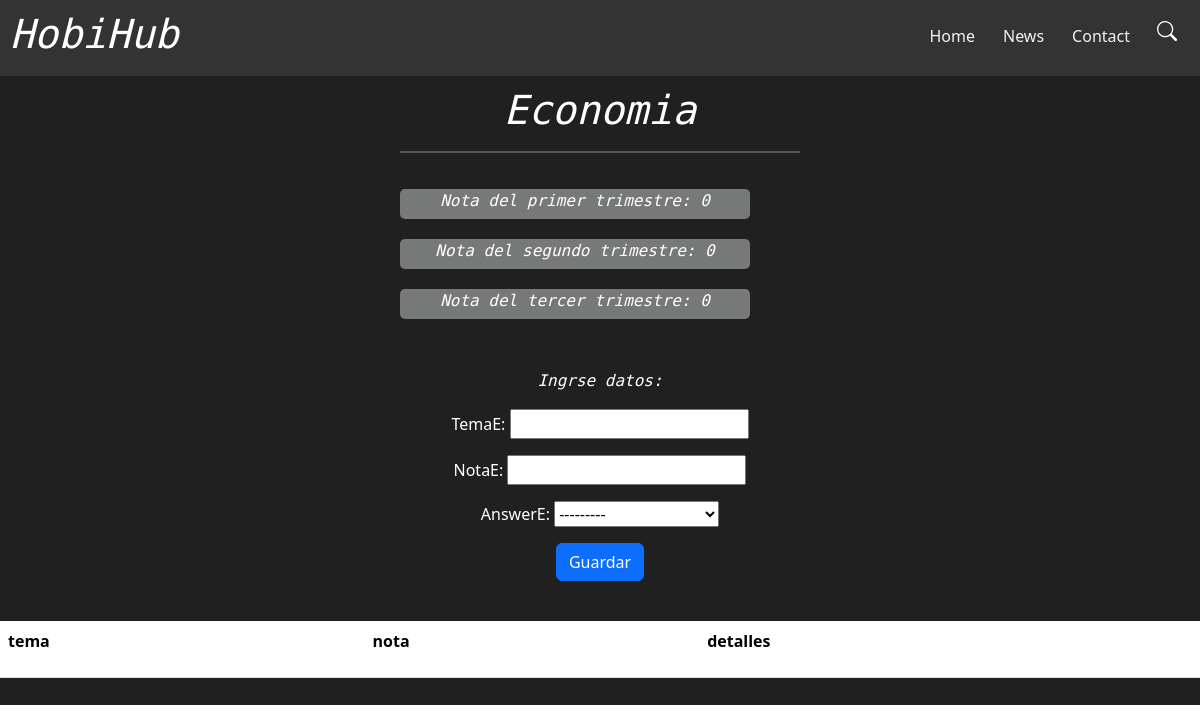
/Iggy_App/economia_form/ (signed in), run on an earlier commit of the app's database.
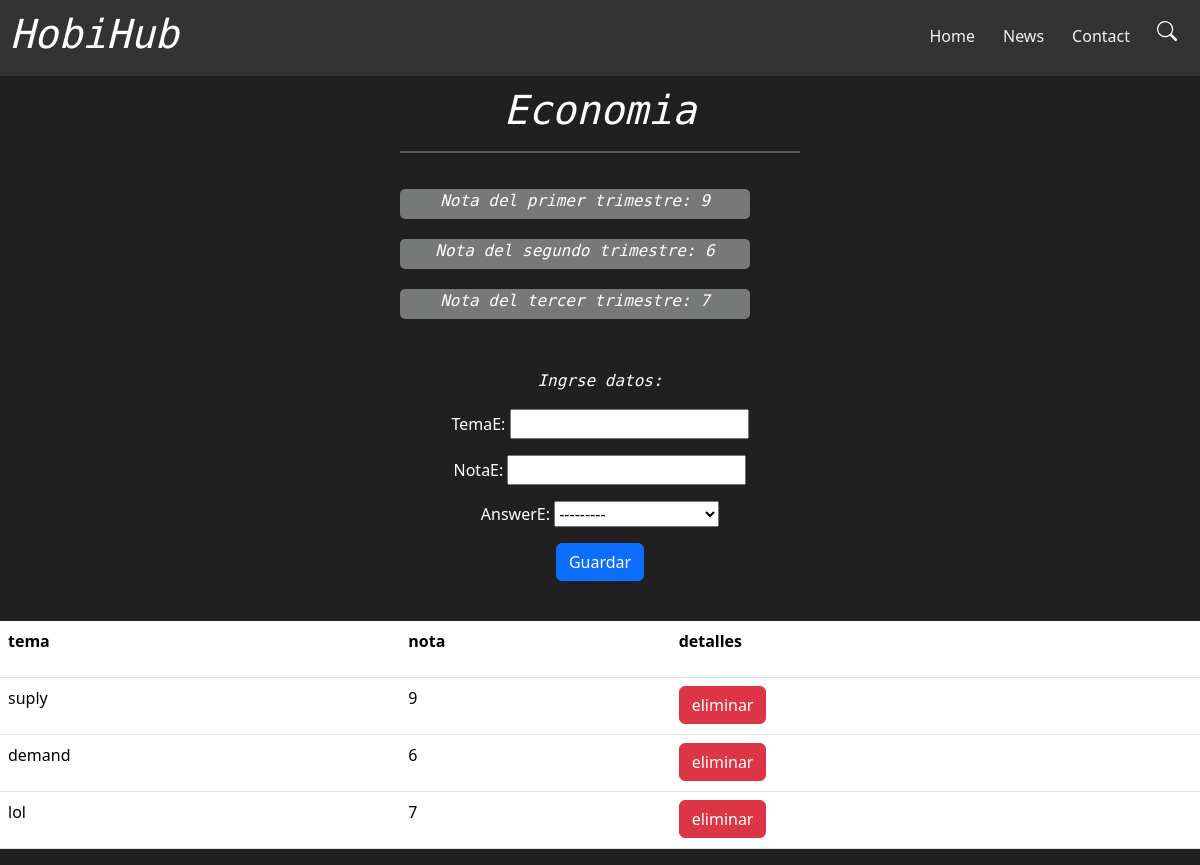
And on a later commit of the database.
### Iggy_App/models.py (models this page shows, shortened)
class Economia (models.Model):
    QUESTION_CHOICES = [
        ('J', 'Primer Trimestre'),
        ('K', 'Segundo Trimestre'),
        ('L', 'Tercer Trimestre'),
    ]
    temaE = models.CharField(max_length = 100)
    notaE = models.IntegerField()
    answerE = models.CharField(max_length=1, choices=QUESTION_CHOICES)

### Iggy_App/views.py (the view)
# urls.py: path('economia_form/', economia_form, name="economia_form"),
@login_required(login_url="login_view")
def economia_form(request):
    if request.method == "POST":
        economia_form = Form_Economia(request.POST)
        if economia_form.is_valid():
            economia_form.save()
            return redirect("inicio")
    else:
        score_Eco = calculate_score(get_average_score_economia("J"))
        score_Eco_Seg = calculate_score(get_average_score_economia("K"))
        score_Eco_Ter = calculate_score(get_average_score_economia("L"))
        list_e = Economia.objects.all()
        economia_form = Form_Economia()
        return render(request, "Iggy_App/Data/economia.html", {"form": economia_form, "score_Eco": score_Eco, "score_Eco_Seg": score_Eco_Seg, "score_Eco_Ter": score_Eco_Ter, "list_e": list_e })

### Iggy_App/forms.py
class Form_Economia(forms.ModelForm):
    class Meta:
        model = Economia
        fields = "__all__"

### Iggy_App/views.py (called while the page is built)
def calculate_score(average):
        if average is None:
            return 0
        elif 5.75 <= average < 6.25:
            return 6
        elif 6.25 <= average < 6.75:
            return 6.5
        elif 6.75 <= average < 7.25:
            return 7
        elif 7.25 <= average < 7.75:
            return 7.5
        elif 7.75 <= average < 8.25:
            return 8
        elif 8.25 <= average < 8.75:
            return 8.5
        elif 8.75 <= average < 9.25:
            return 9
        elif 9.25 <= average < 9.75:
            return 9.5
        elif average >= 9.75:
            return 10
        return 0

def get_average_score_economia(answerE):
    groupE = Economia.objects.filter(answerE = answerE)
    avg_scoreE = groupE.aggregate(Avg('notaE'))['notaE__avg']
    return avg_scoreE

### Iggy_App/templates/Iggy_App/Data/economia.html (shortened to what this page needs)
{% extends 'Iggy_App/Bases/First_Base.html' %}
{% load static %}
{%block content%}
<link rel="stylesheet" href="{% static 'Iggy_App\css\materias\materias.css' %}">
<body>
    <div id="navbar">
        <div class="logo">
            <h1 class="normal_text">HobiHub</h1>
        </div>
        <div>
            <a href="{% url 'inicio' %}">Home</a>
            <a href="#news">News</a>
            <a href="#contact">Contact</a>
            <button class="btn" type="button" data-bs-toggle="offcanvas" data-bs-target="#offcanvasExample"
                aria-controls="offcanvasExample">
                <svg xmlns="http://www.w3.org/2000/svg" width="20" height="20" fill="white" class="bi bi-search"
                    viewBox="0 0 16 16">
                    <path
                        d="M11.742 10.344a6.5 6.5 0 1 0-1.397 1.398h-.001q.044.06.098.115l3.85 3.85a1 1 0 0 0 1.415-1.414l-3.85-3.85a1 1 0 0 0-.115-.1zM12 6.5a5.5 5.5 0 1 1-11 0 5.5 5.5 0 0 1 11 0" />
                </svg>
            </button>
        </div>
    </div>
<div class="datashow">
    <div class="item-show">
        <div>
            <h1 class="normal_text"><center>Economia</center></h1>
            <hr size="5" color="white" width="100%" align="center">
        </div>
        <div>
            <div class="muestra_nota">
                <center><p class="normal_text">Nota del primer trimestre: {{score_Eco}}</p></center>
            </div>
            <div class="muestra_nota">
                <center><p class="normal_text">Nota del segundo trimestre: {{score_Eco_Seg}}</p></center>
            </div>
            <div class="muestra_nota">
                <center><p class="normal_text">Nota del tercer trimestre: {{score_Eco_Ter}}</p></center>
            </div>
        </div>
    </div>
</div>
    <div class="data_enter">
        <center>
            <form action="" method="POST">
                <center>
                    <p class="normal_text">Ingrse datos:</p>
                </center>
                <center>{{form.as_p}}</center>
                <center><button type="submit" class="btn btn-primary"> Guardar</button></center>
            </form>
        </center>
    </div>
    <div>
        <table class="table">
                <tr>
                    <th class="th"><p class="normal_table">tema</p></th>
                    <th class="th"><p class="normal_table">nota</p></th>
                    <th class="th"><p class="normal_table">detalles</p></th>
                </tr>
            <tbody>
                {%for list_e in list_e%}
                <tr>
                    <td class="td"><p class="normal_table">{{list_e.temaE}}</p></td>
                    <td class="td"><p class="normal_table">{{list_e.notaE}}</p></td>
                    <td class="td"><a class="btn btn-danger" href="{% url 'economia_form_delete' list_e.id%}">eliminar</a></td>
                    {% endfor %}
            </tbody>
        </table>
    </div>
</body>
{% endblock %}

What changed in the data, as far as the page shows it:
added Economia: temaE "suply", notaE "9"
added Economia: temaE "demand", notaE "6"
added Economia: temaE "lol", notaE "7"
Also different on the page:
{{ score_Eco }}: "0" → "9"
{{ score_Eco_Seg }}: "0" → "6"
{{ score_Eco_Ter }}: "0" → "7"
